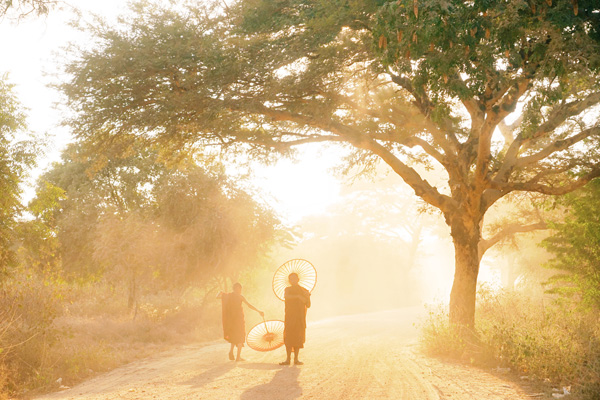
#> input picture img all/Bagan1.jpg, 600 x 400 px; its folder holds only this picture in this run
$ python edge.py
#> lines starting #> are read from the running program, lines starting #| are printed output that depends on the picture; after the words box and inside, x2 and y2 are one past the last pixel; in counts of white or black regions, pixels touching at a corner belong together; long printed decimals are rounded
### ypoften.py
import os, shutil

def create_path(filepath):
    filepathfolder = os.path.dirname(filepath)
    if not os.path.exists(filepathfolder): os.makedirs(filepathfolder)

# [4 lines left out: function copy_file, not called in this run]

def save_list_to_txt(wlist, filesavepath):
    create_path(filesavepath)
    slist = [str(x) for x in wlist]
    jlist = '\t'.join(slist)
    with open(filesavepath, "a") as resultf:
        resultf.write(jlist + '\n')

### edge.py
import os, glob, cv2, random
import numpy as np
from scipy.spatial import distance
import ypoften as of

def attr_edge(imgpath, tffolder, blur_first = True, blur_size = 3,
                    threshold1=100, threshold2=250, adaptive_threshold = True,
                    ratio1 = 0.4, ratio2 = 0.8, savetf = True,
                    select_random = True, n_random = 1000):
#> called with imgpath = 'img all/Bagan1.jpg', tffolder = 'img transform/', blur_first = True, blur_size = 3, threshold1 = 100, threshold2 = 250, adaptive_threshold = True, ratio1 = 0.4
    img = cv2.imread(imgpath,0) # read image in grayscale
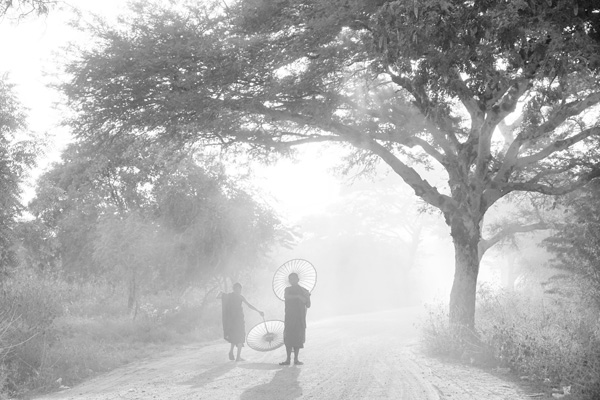
#> img: shape (400, 600); min 12, max 255, mean 177.2
    if blur_first:
        img = cv2.GaussianBlur(img,(blur_size, blur_size),0) # remove noise
    if adaptive_threshold: # use adaptive thresholds
        threshold1 = min(100, np.quantile(img, q=ratio1))
#> threshold1 = 100
        threshold2 = max(200, np.quantile(img, q=ratio2))
#> threshold2 = 230
        print("edge detection thresholds", threshold1, threshold2)
#| edge detection thresholds 100 230.0
    edge = cv2.Canny(img, threshold1=threshold1, threshold2=threshold2)
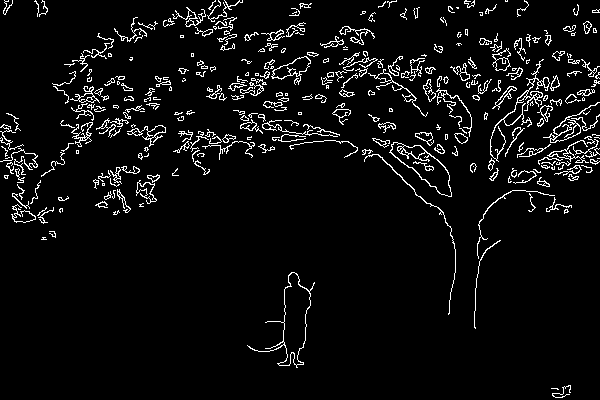
#> edge: shape (400, 600); 5.4% white in thin lines or dots

    if savetf:
        imgname = os.path.basename(imgpath)
        imgsavepath = os.path.join(tffolder, "edge canny", os.path.splitext(imgname)[0]+'.png')
        of.create_path(imgsavepath)
        cv2.imwrite(imgsavepath, edge)

    epoints_twodims = np.nonzero(edge) # edge points are white (>0), return indices of white points on each dimension of the image array
#> epoints_twodims = 12899 positions, rows 0 to 397, columns 0 to 599
    epoints = np.transpose(epoints_twodims) # group the indices by element, rather than dimension
#> epoints = 12899 pairs, first value 0 to 397, second value 0 to 599
    h, w = edge.shape; dia = (h**2 + w**2)**0.5
#> after `h, w = edge.shape`: h = 400; w = 600
#> after `dia = (h ** 2 + w ** 2) ** 0.5`: dia = 721.1
    etotal = len(epoints)
#> etotal = 12899
    edensity = etotal/(h*w) # get edge density
#> edensity = 0.0537
    if etotal > 0:
        if select_random:
            random.seed(42)
            epoints = random.sample(list(epoints), min(n_random, etotal)) #get a random sample of edge points instead of using all
#> epoints = 1000 pairs, first value 0 to 395, second value 0 to 599
        dists = distance.pdist(epoints,'euclidean')
        edist = np.mean(dists)/dia # compute average distance among edge points
#> edist = 0.323
    else:
        edist = -99999
    rlist = [edensity, edist]
#> rlist = [0.0537, 0.323]
    print("edge density & distribution",rlist)
#| edge density & distribution [0.05375, 0.323]
    return(rlist)

def main():
    imgfolder = os.path.join('img all','')
    tffolder = os.path.join("img transform",'')
    resultpath = os.path.join('img result', 'edge.txt')
    imgpaths = glob.glob(imgfolder + '*')

    for j, imgpath in enumerate(imgpaths[:]):
        print("-"*100)
        imgname = os.path.basename(imgpath)
        print(j, imgname)
        wlist = [imgname] + attr_edge(imgpath, tffolder)
#> wlist = ['Bagan1.jpg', 0.0537, 0.323]
        of.save_list_to_txt(wlist, resultpath)
#> in save_list_to_txt, `slist = [str(x) for x in wlist]`: slist = ['Bagan1.jpg', '0.05374583333333333', '0.32300205751418604']
    print("DONE"*50)

if __name__== "__main__":
    main()

$ run again, on img all/Chefchaouen1.jpg
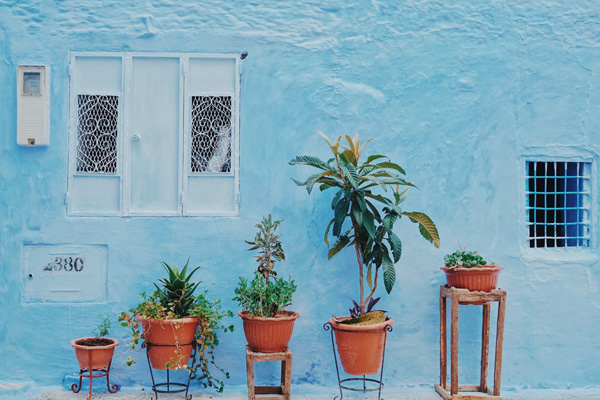
#> input picture img all/Chefchaouen1.jpg, 600 x 400 px
#> in attr_edge, `img = cv2.imread(imgpath,0)`:
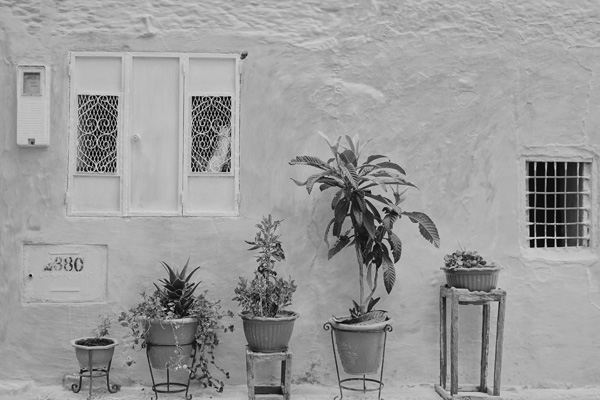
#> img: shape (400, 600); min 0, max 219, mean 155.1
#> threshold1 = 100
#> threshold2 = 200
#| edge detection thresholds 100 200
#> in attr_edge, `edge = cv2.Canny(img, threshold1=threshold1, threshold2=threshold2)`:
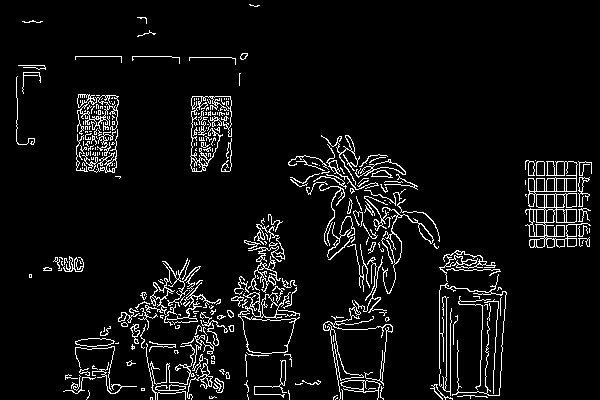
#> edge: shape (400, 600); 6.1% white in thin lines or dots
#> epoints_twodims = 14604 positions, rows 4 to 399, columns 16 to 591
#> in attr_edge, `epoints = np.transpose(epoints_twodims)`: epoints = 14604 pairs, first value 4 to 399, second value 16 to 591
#> etotal = 14604
#> edensity = 0.0609
#> in attr_edge, `epoints = random.sample(list(epoints), min(n_random, etotal))`: epoints = 1000 pairs, first value 5 to 399, second value 16 to 591
#> edist = 0.302
#> rlist = [0.0609, 0.302]
#| edge density & distribution [0.06085, 0.3021]
#> wlist = ['Chefchaouen1.jpg', 0.0609, 0.302]
#> slist = ['Chefchaouen1.jpg', '0.06085', '0.3021388206128424']

$ run again, on img all/Cordoba1.jpg
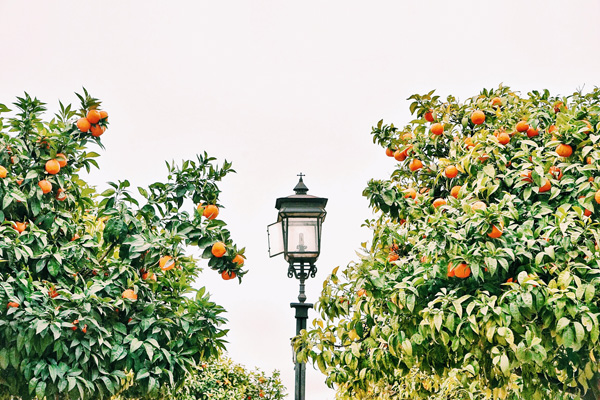
#> input picture img all/Cordoba1.jpg, 600 x 400 px
#> in attr_edge, `img = cv2.GaussianBlur(img,(blur_size, blur_size),0)`:
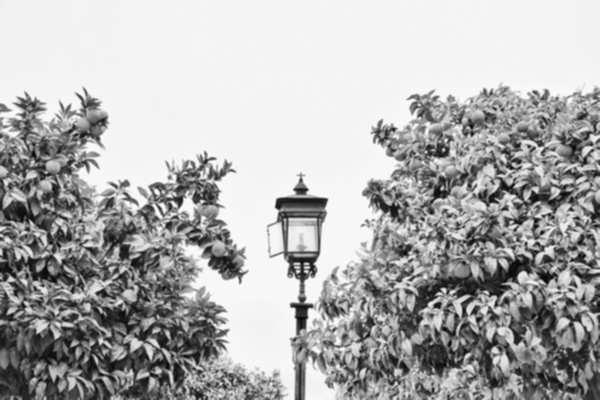
#> img: shape (400, 600); min 7, max 252, mean 175
#> threshold1 = 100
#> threshold2 = 244
#| edge detection thresholds 100 244.0
#> in attr_edge, `edge = cv2.Canny(img, threshold1=threshold1, threshold2=threshold2)`:
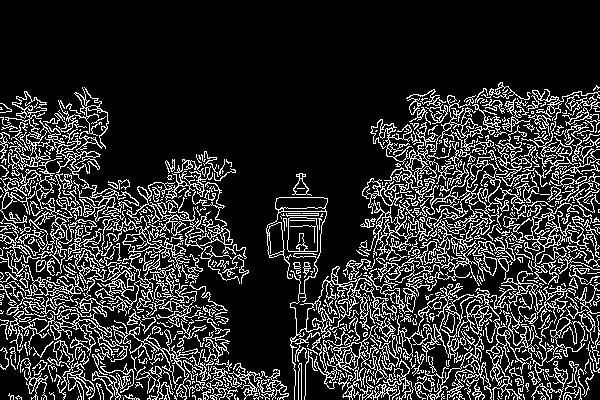
#> edge: shape (400, 600); 18.1% white in thin lines or dots, all inside (x1, y1, x2, y2) = (0, 82, 600, 400)
#> epoints_twodims = 43344 positions, rows 82 to 399, columns 0 to 599
#> in attr_edge, `epoints = np.transpose(epoints_twodims)`: epoints = 43344 pairs, first value 82 to 399, second value 0 to 599
#> etotal = 43344
#> edensity = 0.181
#> in attr_edge, `epoints = random.sample(list(epoints), min(n_random, etotal))`: epoints = 1000 pairs, first value 87 to 399, second value 1 to 598
#> edist = 0.357
#> rlist = [0.181, 0.357]
#| edge density & distribution [0.1806, 0.3566]
#> wlist = ['Cordoba1.jpg', 0.181, 0.357]
#> slist = ['Cordoba1.jpg', '0.1806', '0.35657692775896455']
